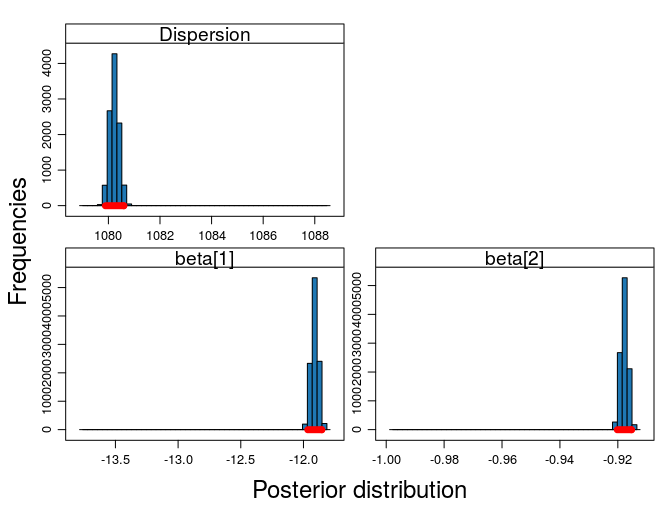

R code for this plot:
# From: Bayesian Models for Astrophysical Data, Cambridge Univ. Press
# (c) 2017,  Joseph M. Hilbe, Rafael S. de Souza and Emille E. O. Ishida 
# 
# you are kindly asked to include the complete citation if you used this 
# material in a publication

# Code 10.14 - Poisson model, in R using JAGS, for modeling the relation between globular
#              clusters population and host galaxy visual magnitude

require(R2jags)
require(jagstools)
# Data
path_to_data = "../data/Section_10p7/GCs.csv"
# Read data
GC_dat = read.csv(file=path_to_data,header = T,dec=".")
# Prepare data to JAGS
N <- nrow(GC_dat)
x <- GC_dat$MV_T
y <- GC_dat$N_GC
X <- model.matrix(~ x, data=GC_dat)
K = ncol(X)
JAGS_data <- list(
  Y = y,
  X = X,
  N = N,
  K = K)
# Fit
model.pois <- "model{
# Diffuse normal priors betas
for (i in 1:K) { beta[i] ~ dnorm(0, 1e-5)}
for (i in 1:N){
# Likelihood
eta[i]<-inprod(beta[], X[i,])
mu[i] <- exp(eta[i])
Y[i]~dpois(mu[i])
# Discrepancy
expY[i] <- mu[i] # mean
varY[i] <- mu[i] # variance
PRes[i] <- ((Y[i] - expY[i])/sqrt(varY[i]))^2
}
Dispersion <- sum(PRes)/(N-2)
}"
# Define initial values
inits <- function () {
list(beta = rnorm(K, 0, 0.1))
}
# Identify parameters
params <- c("beta","Dispersion")
# Start JAGS
pois_fit <- jags(data = JAGS_data ,
inits = inits,
parameters = params,
model = textConnection(model.pois),
n.thin = 1,
n.chains = 3,
n.burnin = 3500,
n.iter = 7000)
# Output
print(pois_fit , intervals=c(0.025, 0.975), digits=3)

require(lattice)
source("../auxiliar_functions/CH-Figures.R")
out <- pois_fit$BUGSoutput
MyBUGSHist(out,c("Dispersion",uNames("beta",K)))
